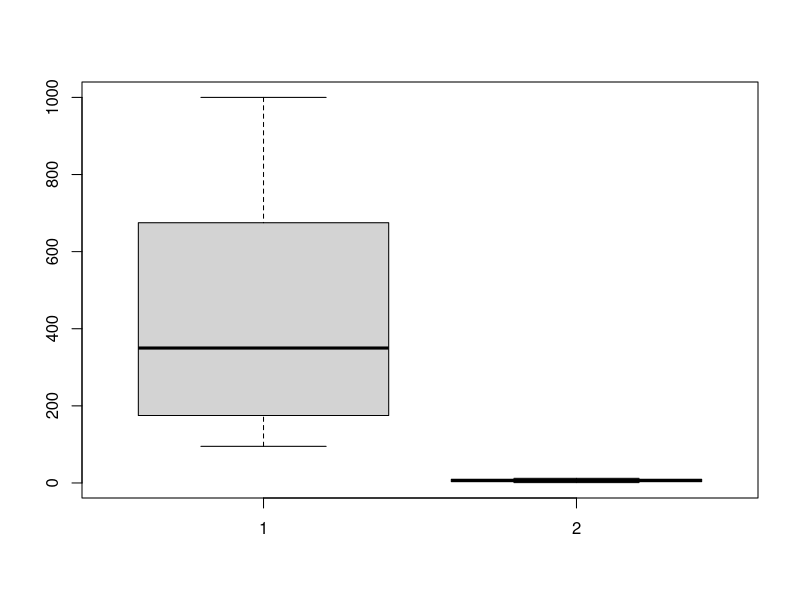

This figure's R source: (Note: this script raises an error after producing the figure.)
data("co2")
View(CO2)

# Box plot
boxplot(CO2$conc, CO2$Plant)

# Scatter plot
ggplot(CO2, aes(conc, uptake,color=Plant))+geom_point()+labs(title = 'Conc vs Uptake')

# Barchart
ggplot(CO2,aes(Type,fill=Type))+geom_bar()+labs(title = 'Type')

library(pheatmap)
library(reshape2)
ggplot(CO2,aes(conc,uptake))+geom_tile()+labs(title = 'Heatmap between Cons and uptake')

